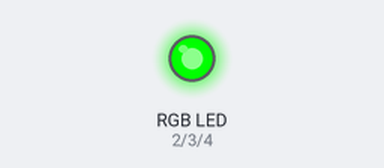
Bench run of a sketch on a simulated Arduino Uno, built with avr-gcc and run on an emulated ATmega328P. Parts: an RGB LED mixed from three pins (HIGH = lit).

Above: at 0.15 s.
At 68.36 s:
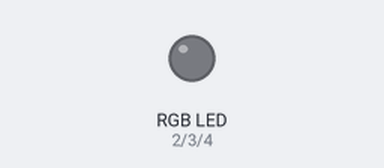
Timing chart, 0 to 68.7 s (numbered marks = the images above):
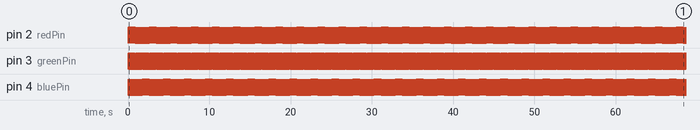

Measured:
- by itself, pin 2 (redPin), pin 4 (bluePin): alternates HIGH for 0.02 s and LOW for 0.04 s
- by itself, pin 3 (greenPin): alternates HIGH for 0.02 s and LOW for 0.02 s

The sketch:

rgb-test.ino
```cpp
/*
Adafruit Arduino - Lesson 3. RGB LED
*/

int redPin = 2;
int greenPin = 3;
int bluePin = 4;

//uncomment this line if using a Common Anode LED
//#define COMMON_ANODE

void setup()
{
  pinMode(redPin, OUTPUT);
  pinMode(greenPin, OUTPUT);
  pinMode(bluePin, OUTPUT);
}

void loop()
{
  setColor(255, 0, 0);  // red
  delay(20);
  setColor(0, 255, 0);  // green
  delay(20);
  setColor(0, 0, 255);  // blue
  delay(20);
  setColor(255, 255, 0);  // yellow
  delay(20);
  setColor(80, 0, 80);  // purple
  delay(20);
  setColor(0, 255, 255);  // aqua
  delay(20);

}

void setColor(int red, int green, int blue)
{
  #ifdef COMMON_ANODE
    red = 255 - red;
    green = 255 - green;
    blue = 255 - blue;
  #endif
  analogWrite(redPin, red);
  analogWrite(greenPin, green);
  analogWrite(bluePin, blue);
}
```
